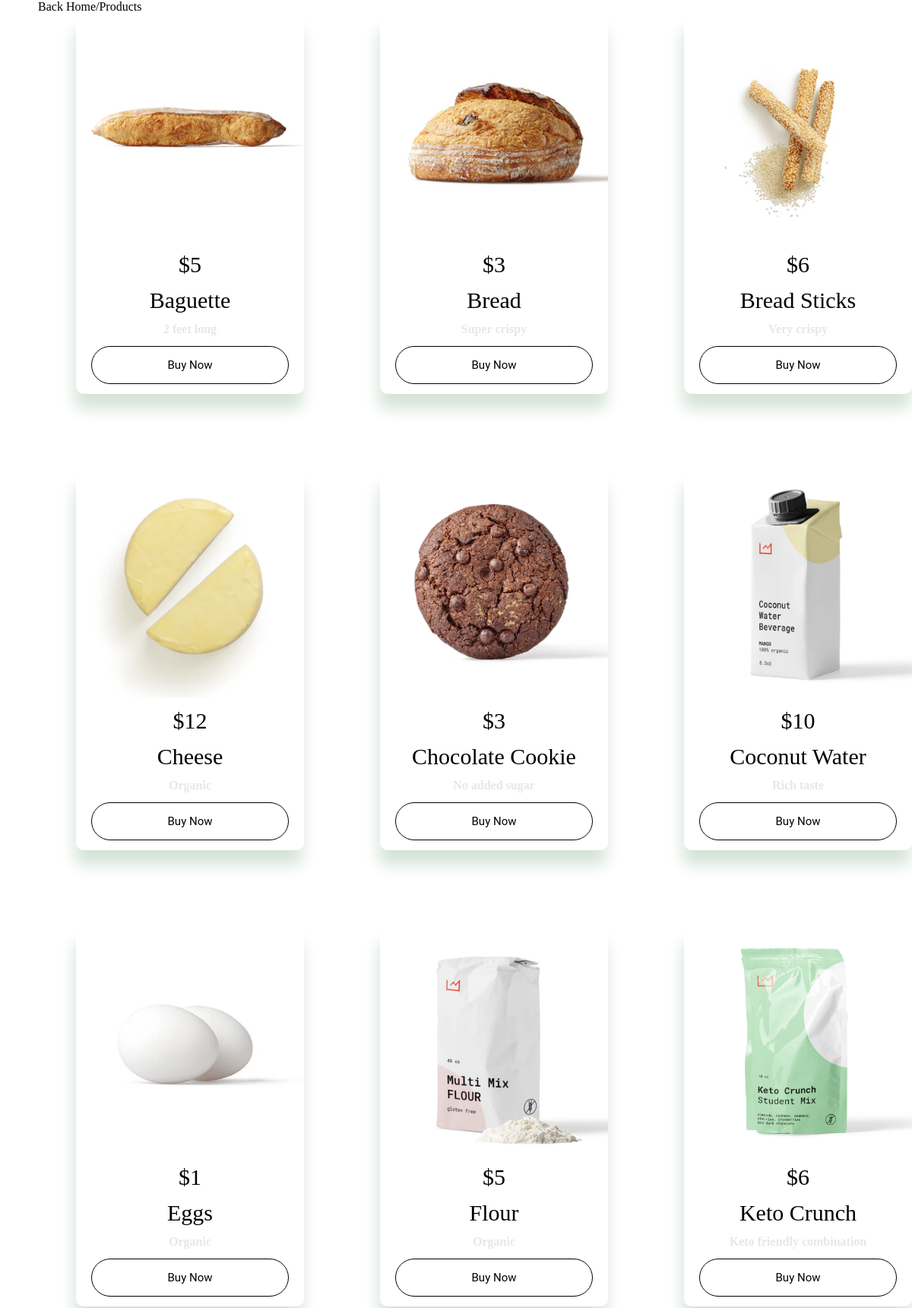
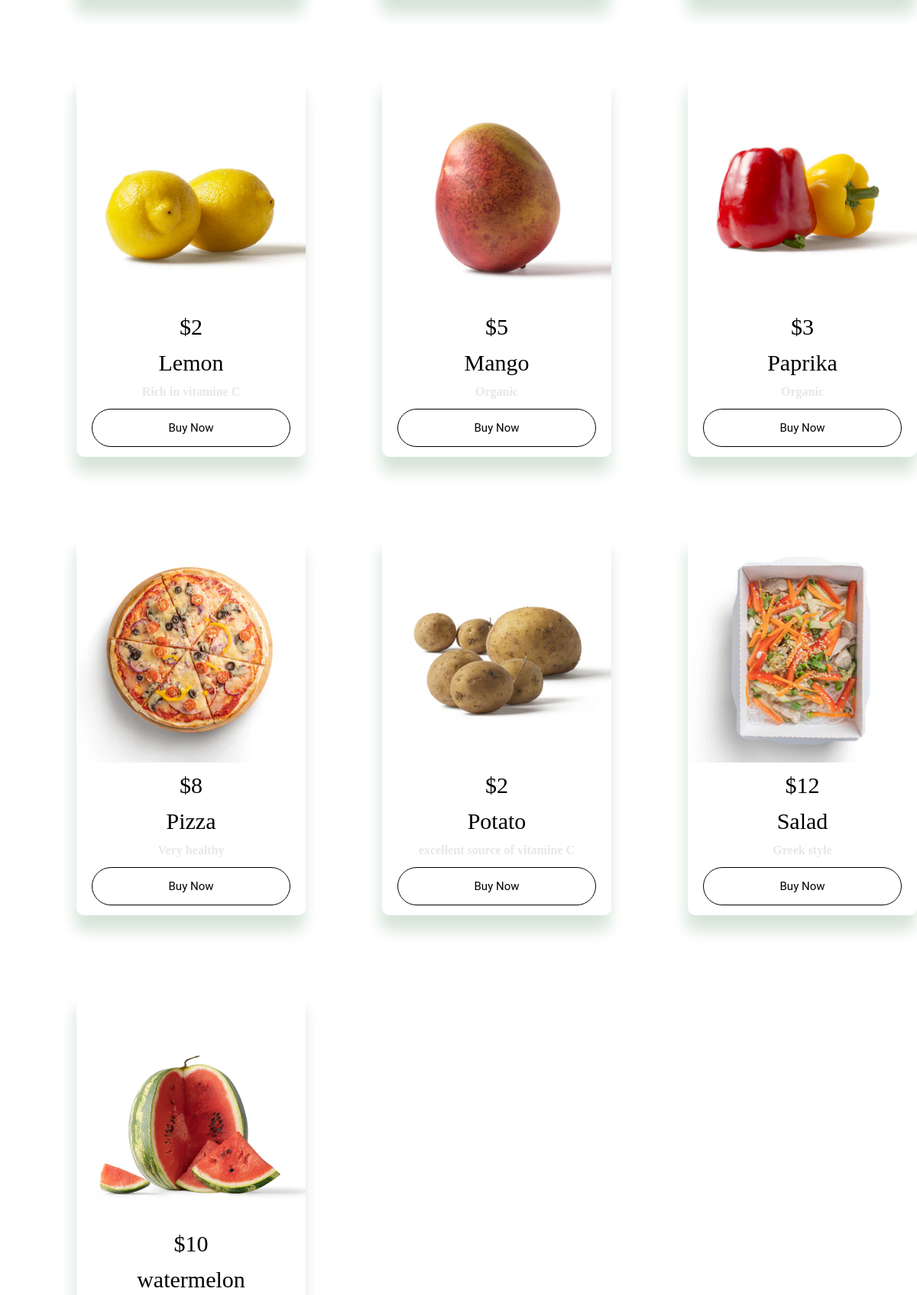
The app's page /productSearched.php (upper part) with its own data (2 pictures, top to bottom).
### tables this page shows
CREATE TABLE `products` (
  `Product_id` int(11) NOT NULL,
  `price` double NOT NULL,
  `Product_Name` varchar(200) NOT NULL,
  `Product_Description` text NOT NULL,
  `AddedDate` date NOT NULL,
  `Quantity` int(11) NOT NULL,
  `CategoryID` int(11) NOT NULL,
  `ProductImage` text NOT NULL
);

### productSearched.php (the view, shortened to what this page needs)
<!DOCTYPE html>
<html lang="en">
<head>
    <link rel="stylesheet" href="style.css">
</head>
<body>
<div id='backtohome'> <a href='Home.php'>Back Home</a>/<span>Products</span></div>
<?php
require_once 'connection.php';
if (isset($_GET['search'])) {
    $searchTerm = $_GET['search'];
    $sql = "SELECT * FROM products WHERE Product_Name LIKE '%$searchTerm%' ORDER BY Product_Name";
} else {
    $sql = "SELECT * FROM products ORDER BY Product_Name";
}
$result = $conn->query($sql);
if ($result->num_rows > 0) {
    echo '<div class="flexDisplay">';
    while ($row = $result->fetch_assoc()) {
        echo '<div class="product-card">';
        echo '<img src="' . $row['ProductImage'] . '" alt="Product Image">';
        echo '<span><center>$' . $row['price'] . '</center></span>';
        echo '<span><center>' . $row['Product_Name'] . '</center></span>';
        echo '<h4>' . $row['Product_Description'] . '</h4>';
        echo "<button class='buyNow' qty='1' id='{$row['Product_id']}' data-product='{$row['Product_Name']}' data-price='{$row['price']}' data-image='{$row['ProductImage']}' data-description='{$row['Product_Description']}'>Buy Now</button>";
        echo '</div>';
    }
    echo '</div>';
} else {
    echo "<p>No products found for your search.</p>";
}
?>
</body>
</html>

### style.css (style rules this page uses)
* { margin: 0; padding: 0; box-sizing: border-box; -webkit-font-smoothing: antialiased; }
.buyNow { font-family: 'Roboto', sans-serif; border: 1px solid black; color: black; background-color: white; font-size: 15px ; padding: 15px 100px ; cursor: pointer; border-radius: 50px; }
.product-card { display: grid ; max-width: 300px; min-height: 500px; background-color: white; border-radius: 10px; margin-bottom: 100px; margin-left: 100px; box-shadow: -2px 20px 20px #d6e4d8; justify-content: center; align-items: baseline; justify-items: center; }
.product-card img { width: 300px; height: 300px; object-fit: cover; }
.product-card span { font-size: 30px; }
.product-card h4 { color: #e7e7e7; }
.flexDisplay { display: flex; flex-wrap: wrap; }
#backtohome { margin-left: 50px; }
a { text-decoration: none; color: black; }

### records on screen
products: ProductImage (picture), price "5", Product_Name "Baguette", Product_Description "2 feet long"
products: ProductImage (picture), price "3", Product_Name "Bread", Product_Description "Super crispy"
products: ProductImage (picture), price "6", Product_Name "Bread Sticks", Product_Description "Very crispy"
products: ProductImage (picture), price "12", Product_Name "Cheese", Product_Description "Organic"
products: ProductImage (picture), price "3", Product_Name "Chocolate Cookie", Product_Description "No added sugar"
products: ProductImage (picture), price "10", Product_Name "Coconut Water", Product_Description "Rich taste"
products: ProductImage (picture), price "1", Product_Name "Eggs", Product_Description "Organic"
products: ProductImage (picture), price "5", Product_Name "Flour", Product_Description "Organic"
products: ProductImage (picture), price "6", Product_Name "Keto Crunch", Product_Description "Keto friendly combination"
products: ProductImage (picture), price "2", Product_Name "Lemon", Product_Description "Rich in vitamine C"
products: ProductImage (picture), price "5", Product_Name "Mango", Product_Description "Organic"
products: ProductImage (picture), price "3", Product_Name "Paprika", Product_Description "Organic"
products: ProductImage (picture), price "8", Product_Name "Pizza", Product_Description "Very healthy"
products: ProductImage (picture), price "2", Product_Name "Potato", Product_Description "excellent source of vitamine C"
products: ProductImage (picture), price "12", Product_Name "Salad", Product_Description "Greek style"
products: ProductImage (picture), price "10", Product_Name "watermelon"
